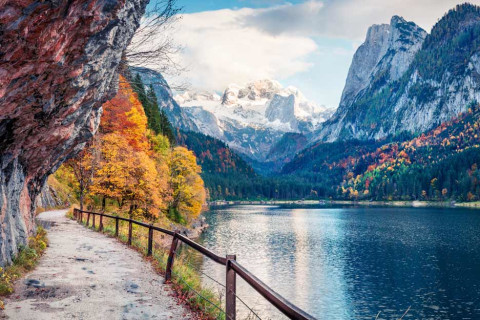
#> input picture Exam/Task_in.jpg, 480 x 320 px, found by its file name
$ jupyter execute Day5_Lab.ipynb
#> lines starting #> are read from the running program, lines starting #| are printed output that depends on the picture; after the words box and inside, x2 and y2 are one past the last pixel; in counts of white or black regions, pixels touching at a corner belong together
# Q10- read “Task_in” image and then print image shape ,plot the image using matplotlib and opencv then edit the right corner pixel to be red color then save the image as (.jpg,.npg) to your current folder name it “my_image.png” then read both image again. “Make your observation”.

[cell 1]
import cv2
import matplotlib.pyplot as plt
import numpy as np

### print image shape

[cell 2]
img = cv2.imread('Task_in.jpg')
#> img is the input picture: shape (320, 480, 3); mean B, G, R 135.1, 128.7, 120.7
#img = plt.imread('Task_in.jpg')
img.shape
#> Out = (320, 480, 3)

### plot the image using matplotlib and opencv

[cell 3]
plt.imshow(img)

[cell 4]
cv2.imshow('Window1', img)
cv2.waitKey(5000)
cv2.destroyAllWindows()

### edit the right corner pixel to be red color

[cell 5]
img2 = np.array(img)
img2[0,0] = [255, 0, 0]
#> img2: shape (320, 480, 3); under 0.01% of pixels changed, all inside (x1, y1, x2, y2) = (0, 0, 1, 1)

[cell 6]
plt.imsave('my_image.png', img2)
plt.imsave('my_image.jpg', img2)
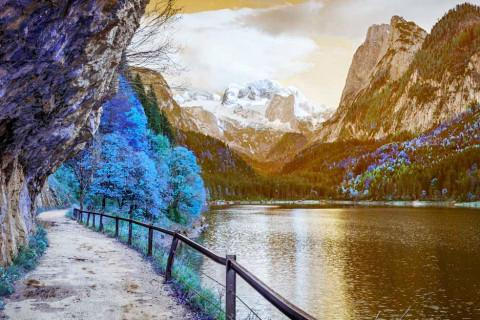
#> saved as my_image.jpg: shape (320, 480, 3); mean R, G, B 135, 128.6, 120.8

[cell 7]
mypng = plt.imread('my_image.png')
plt.imshow(mypng)
# [4 lines of commented-out code are left out]

[cell 8]
myjpg = plt.imread('my_image.jpg')
plt.imshow(myjpg)

# [5 lines of commented-out code are left out]

 # <font color='red'> Observation </font>

## PNG image changed only the pixel reqiured to red. The surrounded pixels not affected.

## JPG image affected the surrounded pixels by red. Not only the pixel required. The image seam corrupted. Like it doesn't have enough red

## It may because JPEGs contain less data than PNGs — and therefore, are usually smaller in size.

# Q11- make 51 * 51 * 3 RGB image with Blue color then save it as”Blue.jpg”

[cell 9]
blue = np.zeros((51,51,3), dtype=np.uint8)

[cell 10]
blue[:] = [0, 0, 255]

[cell 11]
plt.imshow(blue)
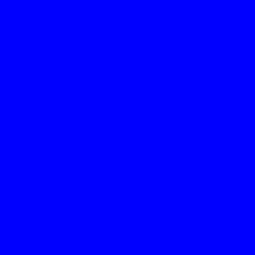
#> shown: shape (51, 51, 3) (shown 5 times larger); mean R, G, B 0, 0, 255

[cell 12]
plt.imsave('Blue.jpg', blue)

# Q12- Make trackbar for rgb colors with window “colors”

[cell 13]
#callback
def nothing(x):
    pass

[cell 14]
cv2.namedWindow('colors')
cv2.createTrackbar('r', 'colors', 10, 255, nothing)
cv2.createTrackbar('g', 'colors', 10, 255, nothing)
cv2.createTrackbar('b', 'colors', 10, 255, nothing)

rgbimg=np.zeros((500,500,3), np.uint8)

while 1:
    r = cv2.getTrackbarPos('r', 'colors')
    g = cv2.getTrackbarPos('g', 'colors')
    b = cv2.getTrackbarPos('b', 'colors')

    rgbimg[:] = [b,g,r]
    cv2.imshow('colors', rgbimg)
    k = cv2.waitKey(1)
#> (key q is pressed here)
    if k == ord('q'):
        break
cv2.destroyAllWindows()

$ run again, with Exam/nature.jpg copied over Exam/Task_in.jpg
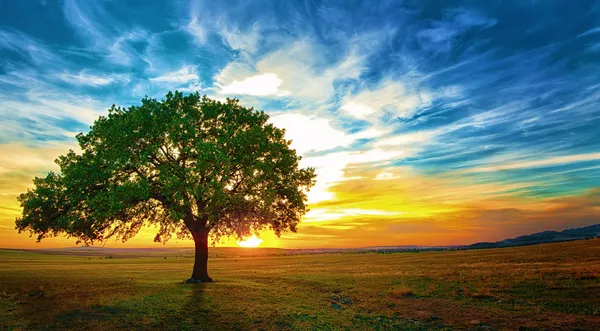
#> input picture Exam/nature.jpg, 600 x 331 px, found by its file name
#> img is the input picture: shape (331, 600, 3); mean B, G, R 102.7, 118.1, 103.6
#> img2: shape (331, 600, 3); under 0.01% of pixels changed, all inside (x1, y1, x2, y2) = (0, 0, 1, 1)
#> `plt.imsave('my_image.jpg', img2)`:
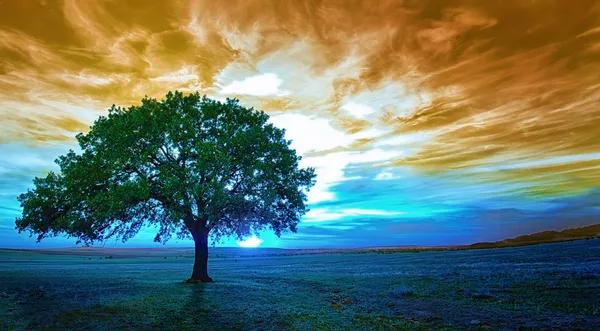
#> saved as my_image.jpg: shape (331, 600, 3); mean R, G, B 103, 118.1, 103.4

$ run again, with Exam/viola.jpg copied over Exam/Task_in.jpg
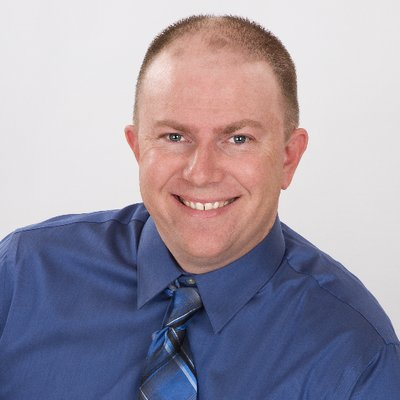
#> input picture Exam/viola.jpg, 400 x 400 px, found by its file name
#> img is the input picture: shape (400, 400, 3); mean B, G, R 166, 151.1, 157.4
#> img2: shape (400, 400, 3); under 0.01% of pixels changed, all inside (x1, y1, x2, y2) = (0, 0, 1, 1)
#> `plt.imsave('my_image.jpg', img2)`:
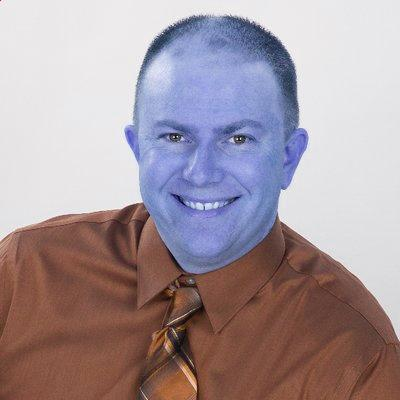
#> saved as my_image.jpg: shape (400, 400, 3); mean R, G, B 165.9, 151.3, 157.4
